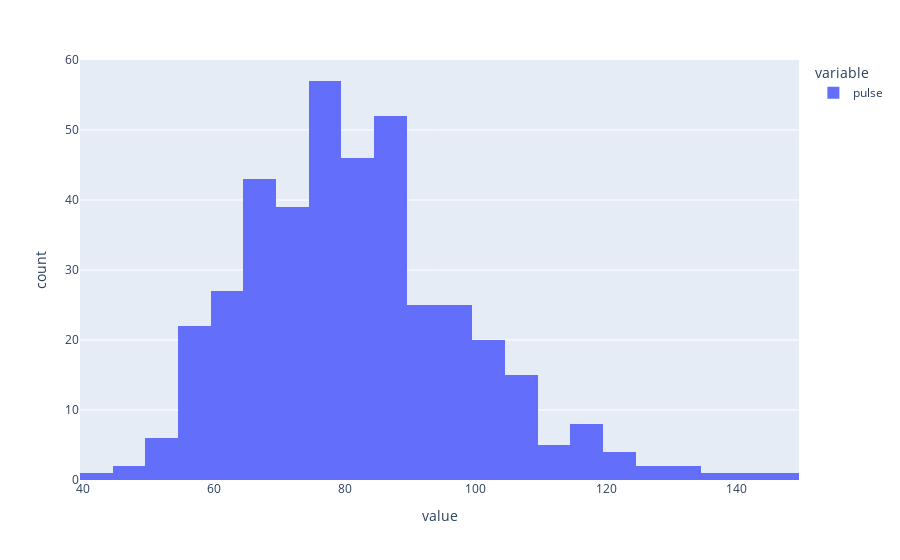

The code cell stored with this chart in its notebook:
### Code cell
px.histogram(df.pulse)

### Figure 1 — Plotly figure (JSON) as saved in the notebook; plotly's stock layout.template omitted (floating-point values rounded to 4 significant figures; data arrays with more than 128 entries replaced by an {"elided": "..."} marker saying what was removed)
{"data": [{"alignmentgroup": "True", "bingroup": "x", "hovertemplate": "variable=pulse<br>value=%{x}<br>count=%{y}<extra></extra>", "legendgroup": "pulse", "marker": {"color": "#636efa", "pattern": {"shape": ""}}, "name": "pulse", "offsetgroup": "pulse", "orientation": "v", "showlegend": true, "type": "histogram", "x": {"elided": "468 int values"}, "xaxis": "x", "yaxis": "y"}], "layout": {"autosize": true, "barmode": "relative", "legend": {"title": {"text": "variable"}, "tracegroupgap": 0}, "margin": {"t": 60}, "xaxis": {"anchor": "y", "autorange": true, "domain": [0, 1], "range": [39.5, 149.5], "title": {"text": "value"}, "type": "linear"}, "yaxis": {"anchor": "x", "autorange": true, "domain": [0, 1], "range": [0, 60], "title": {"text": "count"}}}}
